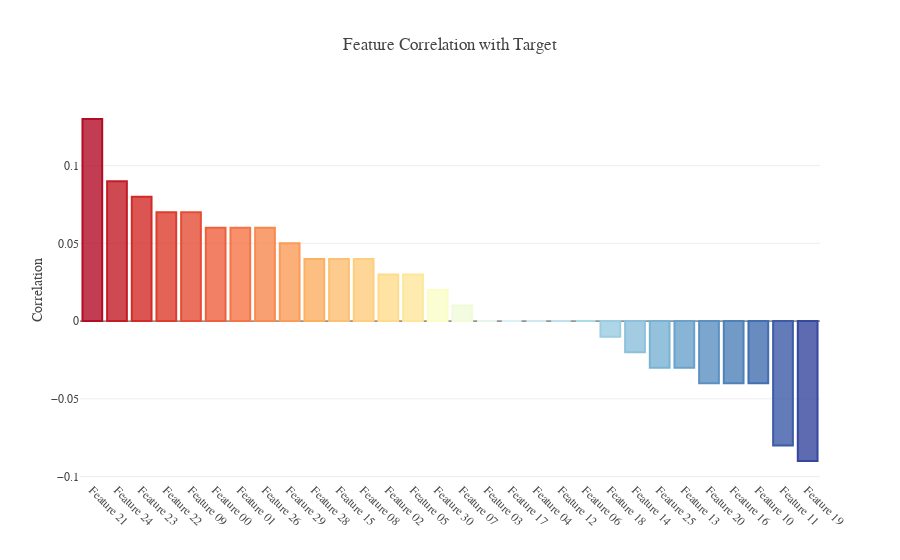

This figure's notebook cell:
### Code cell
corr = train_df.corr().round(2)
corr = corr.iloc[:-1, -1].sort_values(ascending=False)
titles = [f"Feature {i.split('_')[1]}" for i in corr.index]
corr.index = titles
pal = sns.color_palette('RdYlBu', 32).as_hex()
pal = [j for i, j in enumerate(pal) if i not in (14, 15)]
rgb = ["rgba"+str(matplotlib.colors.to_rgba(i, 0.8)) for i in pal] 
fig = go.Figure()
fig.add_trace(go.Bar(x=corr.index, y=corr, marker_color=rgb, 
                     marker_line=dict(color=pal, width=2), 
                     hovertemplate='%{x} correlation with Target = %{y}', 
                     showlegend=False, name=''))
fig.update_layout(template=temp, title='Feature Correlation with Target', 
                  yaxis_title='Correlation', xaxis_tickangle=45, width=800)
fig.show()

### Figure 1 — Plotly figure (JSON) as saved in the notebook; plotly's stock layout.template omitted (floating-point values rounded to 4 significant figures)
{"data": [{"hovertemplate": "%{x} correlation with Target = %{y}", "marker": {"color": ["rgba(179, 13, 38, 0.8)", "rgba(194, 28, 39, 0.8)", "rgba(210, 43, 39, 0.8)", "rgba(221, 61, 45, 0.8)", "rgba(229, 78, 53, 0.8)", "rgba(238, 97, 62, 0.8)", "rgba(245, 117, 71, 0.8)", "rgba(248, 137, 80, 0.8)", "rgba(250, 155, 88, 0.8)", "rgba(253, 175, 98, 0.8)", "rgba(253, 191, 113, 0.8)", "rgba(254, 206, 127, 0.8)", "rgba(254, 220, 140, 0.8)", "rgba(254, 231, 155, 0.8)", "rgba(251, 253, 199, 0.8)", "rgba(241, 250, 217, 0.8)", "rgba(231, 246, 235, 0.8)", "rgba(220, 241, 247, 0.8)", "rgba(205, 234, 243, 0.8)", "rgba(189, 226, 238, 0.8)", "rgba(172, 218, 233, 0.8)", "rgba(155, 204, 226, 0.8)", "rgba(140, 192, 219, 0.8)", "rgba(122, 178, 212, 0.8)", "rgba(107, 162, 203, 0.8)", "rgba(92, 144, 194, 0.8)", "rgba(79, 129, 186, 0.8)", "rgba(67, 111, 177, 0.8)", "rgba(61, 91, 167, 0.8)", "rgba(54, 71, 158, 0.8)"], "line": {"color": ["#b30d26", "#c21c27", "#d22b27", "#dd3d2d", "#e54e35", "#ee613e", "#f57547", "#f88950", "#fa9b58", "#fdaf62", "#fdbf71", "#fece7f", "#fedc8c", "#fee79b", "#fbfdc7", "#f1fad9", "#e7f6eb", "#dcf1f7", "#cdeaf3", "#bde2ee", "#acdae9", "#9bcce2", "#8cc0db", "#7ab2d4", "#6ba2cb", "#5c90c2", "#4f81ba", "#436fb1", "#3d5ba7", "#36479e"], "width": 2}}, "name": "", "showlegend": false, "type": "bar", "x": ["Feature 21", "Feature 24", "Feature 23", "Feature 22", "Feature 09", "Feature 00", "Feature 01", "Feature 26", "Feature 29", "Feature 28", "Feature 15", "Feature 08", "Feature 02", "Feature 05", "Feature 30", "Feature 07", "Feature 03", "Feature 17", "Feature 04", "Feature 12", "Feature 06", "Feature 18", "Feature 14", "Feature 25", "Feature 13", "Feature 20", "Feature 16", "Feature 10", "Feature 11", "Feature 19"], "y": [0.13, 0.09, 0.08, 0.07, 0.07, 0.06, 0.06, 0.06, 0.05, 0.04, 0.04, 0.04, 0.03, 0.03, 0.02, 0.01, 0, 0, 0, 0, 0, -0.01, -0.02, -0.03, -0.03, -0.04, -0.04, -0.04, -0.08, -0.09]}], "layout": {"autosize": true, "title": {"text": "Feature Correlation with Target"}, "xaxis": {"autorange": true, "range": [-0.5, 29.5], "tickangle": 45, "type": "category"}, "yaxis": {"autorange": true, "range": [-0.1022, 0.1422], "title": {"text": "Correlation"}, "type": "linear"}}}
